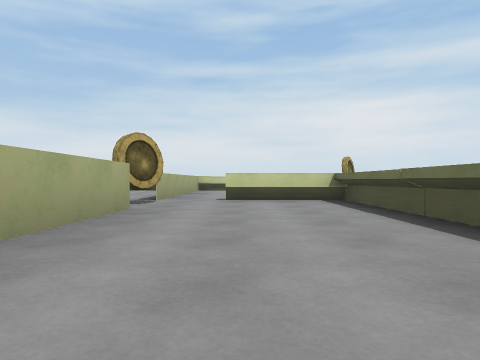
[1] (above)

14 first-person views from a walk through a scene from a Unity 3-D project. The camera is 0.3 m above the floor, looks level and sees 70° across. The floor is counted in squares, 1 m on a side. Each view is taken from the middle of a square. On the plan, view 1 faces up. The plan holds only what a view shows up to about 9 squares ahead; the rest is blank. The place goes on beyond the plan. The player character is not drawn.

[2]
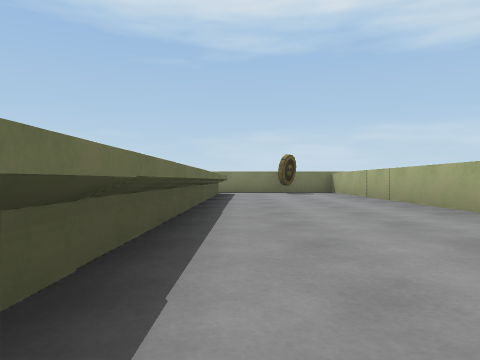

[3]
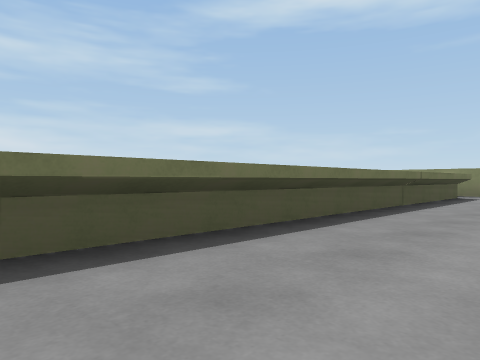

[4]
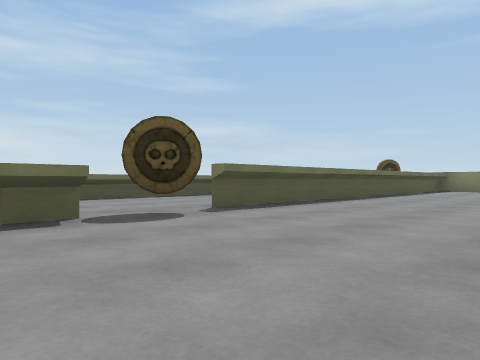

[5]
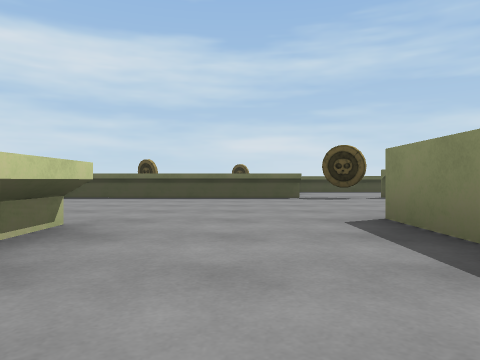

[6]
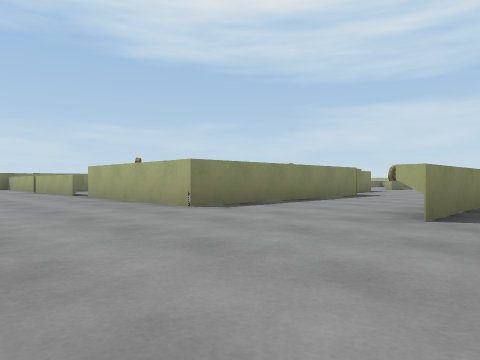

[7]
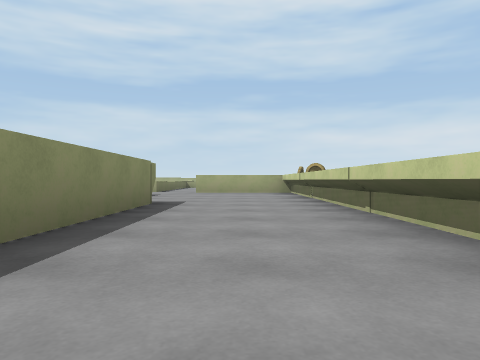

[8]
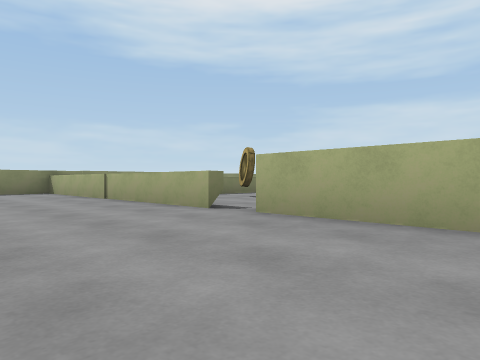

[9]
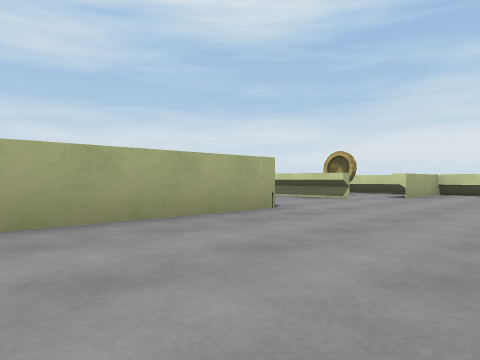

[10]
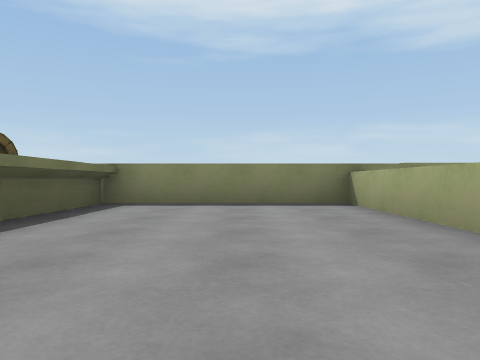

[11]
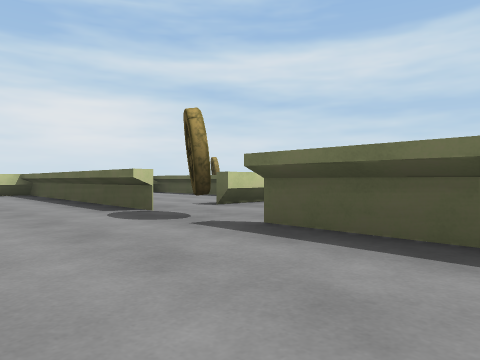

[12]
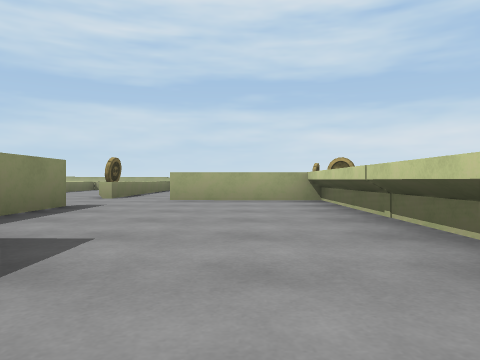

[13]
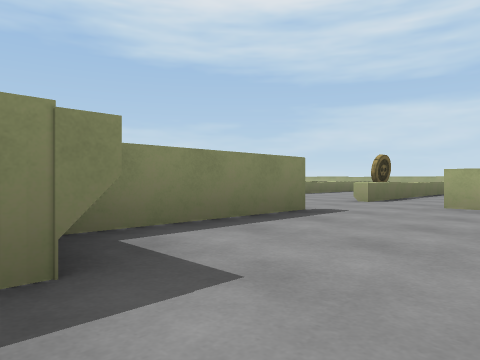

[14]
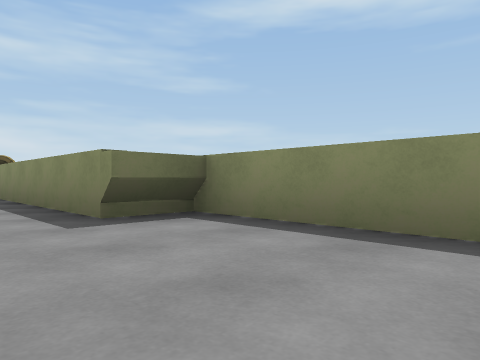

### Floor plan
Ten units are one square. View 1 is at (0, 0); x grows to the right and y downward. Boxes are objects, and circles mark ways between rooms. Rooms are numbered by the first view taken in them; rooms with no view inside come last. Other rooms are left out.
<svg viewBox="-126 -99 149 149">
<path fill="none" stroke="#000" d="M-12 -36 -13 44M13 37 14 -50 -2 -50M-9 44 18 44M15 37 16 -50M-32 -94 -40 -94 -40 -78M-13 -50 -13 -94 -18 -94M-11 -50 -11 -94M-83 -49 -43 -49M-86 -40 -85 -49M-110 -40 -84 -40M-46 -70 -121 -70 -121 -49M-84 -40 -83 -49M-46 -72 -121 -72M-44 -13 -45 44M-15 44 -14 -36M-13 44 -12 -36M-51 44 -9 44M-43 -49 -44 -18"/>
<rect x="-15" y="-45" width="10" height="10" fill="#bbb"><title>other object</title></rect>
<rect x="-5" y="35" width="10" height="10" fill="#bbb"><title>other object</title></rect>
<circle cx="-10" cy="-40" r="3" fill="#2a7"/>
<circle cx="-40" cy="-60" r="3" fill="#2a7"/>
<circle cx="-25" cy="-50" r="3" fill="#2a7"/>
<text x="0" y="-10">1</text>
<text x="-30" y="-70">2</text>
<text x="-90" y="-60">3</text>
<text x="-30" y="0">4</text>
</svg>
Room 1 opens to room 4. Room 2 opens to room 3. Room 2 opens to room 4.

Where each view was taken, in squares from view 1:
view 1: 0 up, 0 right, facing up
view 2: 4 up, 1 right, facing down
view 3: 3 up, 0 right, facing down-right
view 4: 6 up, 4 left, facing down-right
view 5: 6 up, 7 left, facing right
view 6: 8 up, 2 left, facing down-left
view 7: 6 up, 4 left, facing left
view 8: 4 up, 2 left, facing down-left
view 9: 2 up, 2 left, facing up-left
view 10: 0 up, 3 left, facing down
view 11: 2 up, 3 left, facing up-right
view 12: 6 up, 7 left, facing left
view 13: 6 up, 8 left, facing down-left
view 14: 6 up, 11 left, facing down-right
